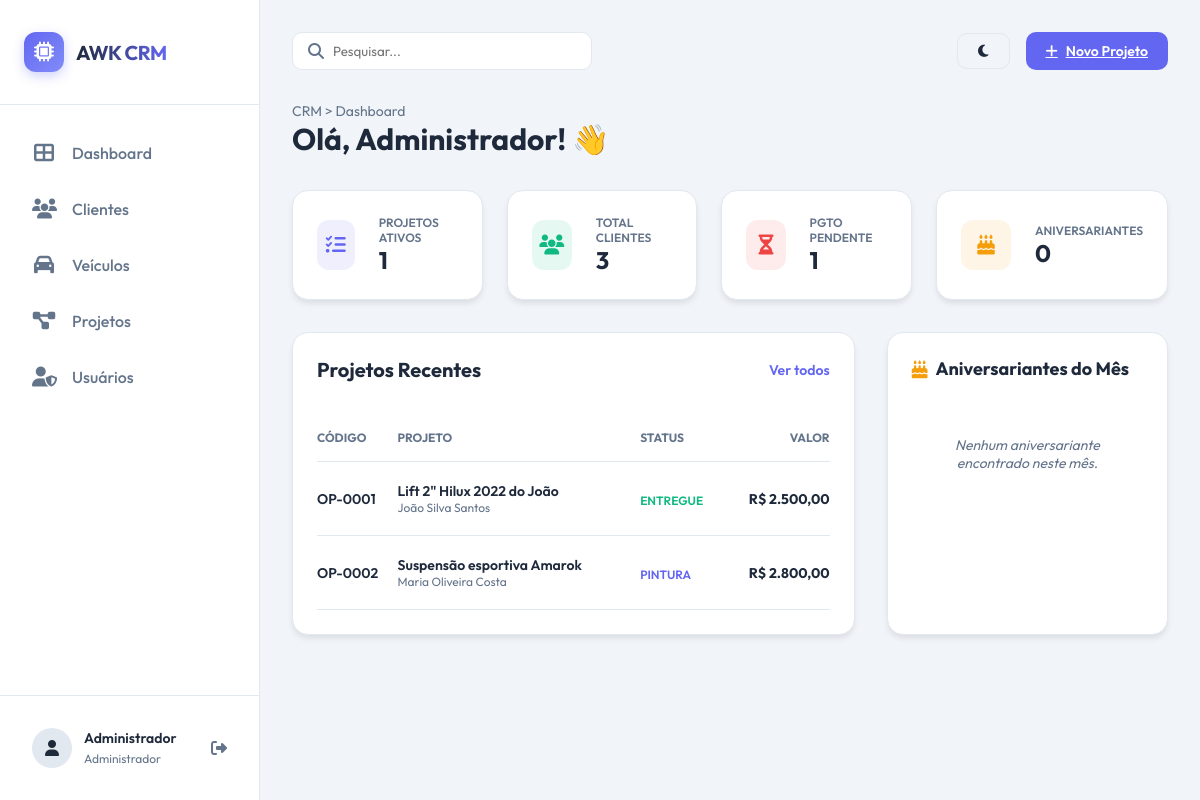
/dashboard (signed in), run on the app's committed database.
### tables this page shows
CREATE TABLE `projetos` (
  `id` INT UNSIGNED NOT NULL AUTO_INCREMENT,
  `codigo_pedido` VARCHAR(20) NOT NULL UNIQUE,
  `cliente_id` INT UNSIGNED NOT NULL,
  `veiculo_id` INT UNSIGNED NOT NULL,
  `nome_projeto` VARCHAR(200) NOT NULL,
  `status_logistica` ENUM('fabricacao', 'pintura', 'transportadora', 'entregue') NOT NULL DEFAULT 'fabricacao',
  `status_pagamento` ENUM('pago', 'pendente', 'garantia') NOT NULL DEFAULT 'pendente',
  `status_frete` ENUM('pago', 'pendente', 'nao_optante', 'garantia') NOT NULL DEFAULT 'pendente',
  `valor_venda` DECIMAL(10,2) DEFAULT NULL,
  `desconto_aniversario_perc` DECIMAL(5,2) DEFAULT NULL,
  `valor_final` DECIMAL(10,2) DEFAULT NULL,
  `valor_entrada` DECIMAL(10,2) DEFAULT NULL,
  `saldo_restante` DECIMAL(10,2) DEFAULT NULL,
  `valor_frete` DECIMAL(10,2) DEFAULT NULL,
  `observacoes` TEXT DEFAULT NULL,
  `observacoes_garantia` TEXT DEFAULT NULL,
  `criado_em` TIMESTAMP NOT NULL DEFAULT CURRENT_TIMESTAMP,
  `atualizado_em` TIMESTAMP NOT NULL DEFAULT CURRENT_TIMESTAMP ON UPDATE CURRENT_TIMESTAMP,
  `concluido_em` DATETIME DEFAULT NULL,
  PRIMARY KEY (`id`),
  FOREIGN KEY (`cliente_id`) REFERENCES `clientes`(`id`) ON DELETE CASCADE,
  FOREIGN KEY (`veiculo_id`) REFERENCES `veiculos`(`id`) ON DELETE CASCADE,
  INDEX `idx_codigo_pedido` (`codigo_pedido`),
  INDEX `idx_cliente_id` (`cliente_id`),
  INDEX `idx_status_logistica` (`status_logistica`),
  INDEX `idx_status_pagamento` (`status_pagamento`),
  INDEX `idx_criado_em` (`criado_em`)
);

CREATE TABLE `clientes` (
  `id` INT UNSIGNED NOT NULL AUTO_INCREMENT,
  `codigo_cliente` VARCHAR(20) NOT NULL UNIQUE,
  `nome` VARCHAR(150) NOT NULL,
  `aniversario_dia` TINYINT UNSIGNED NOT NULL,
  `aniversario_mes` TINYINT UNSIGNED NOT NULL,
  `cpf_cnpj` VARCHAR(20) NOT NULL UNIQUE,
  `cep` VARCHAR(10) NOT NULL,
  `endereco` VARCHAR(200) NOT NULL,
  `numero` VARCHAR(20) NOT NULL,
  `bairro` VARCHAR(100) NOT NULL,
  `cidade` VARCHAR(100) NOT NULL,
  `estado_uf` CHAR(2) NOT NULL,
  `telefone` VARCHAR(20) NOT NULL,
  `telefone2` VARCHAR(20) DEFAULT NULL,
  `email` VARCHAR(150) NOT NULL,
  `observacoes` TEXT DEFAULT NULL,
  `criado_em` TIMESTAMP NOT NULL DEFAULT CURRENT_TIMESTAMP,
  `atualizado_em` TIMESTAMP NOT NULL DEFAULT CURRENT_TIMESTAMP ON UPDATE CURRENT_TIMESTAMP,
  PRIMARY KEY (`id`),
  INDEX `idx_nome` (`nome`),
  INDEX `idx_cidade` (`cidade`),
  INDEX `idx_aniversario` (`aniversario_mes`, `aniversario_dia`)
);

### controllers/DashboardController.php (called while the page is built, shortened)
<?php
class DashboardController {
    private $clienteModel;
    private $veiculoModel;
    private $projetoModel;
    public function __construct() {
        $this->clienteModel = new Cliente();
        $this->veiculoModel = new Veiculo();
        $this->projetoModel = new Projeto();
    }
    public function index() {
        $stats = $this->projetoModel->getDashboardStats();
        $stats['total_clientes'] = $this->clienteModel->countAll();
        $stats['total_veiculos'] = $this->veiculoModel->countAll();
        $stats['aniversariantes_mes'] = $this->clienteModel->countAniversariantes();
        $projetosRecentes = $this->projetoModel->findAll(1, 10);
        $aniversariantes = $this->clienteModel->findAniversariantes();
        $data = [
            'stats' => $stats,
            'projetosRecentes' => $projetosRecentes,
            'aniversariantes' => $aniversariantes
        ];
        loadView('dashboard/index', $data);
    }
}

### config/database.php (called while the page is built, shortened)
<?php
class Database {
    private static $instance = null;
    private $connection;
    private $host = 'localhost';
    private $dbname = 'u784428213_base';
    private $username = 'u784428213_rehz';
    private $password = 'H/b9WzMpG';
    private $charset = 'utf8mb4';
    private function __construct() {
        try {
            $dsn = "mysql:host={$this->host};dbname={$this->dbname};charset={$this->charset}";
            $options = [
                PDO::ATTR_ERRMODE            => PDO::ERRMODE_EXCEPTION,
                PDO::ATTR_DEFAULT_FETCH_MODE => PDO::FETCH_ASSOC,
                PDO::ATTR_EMULATE_PREPARES   => false,
                PDO::MYSQL_ATTR_INIT_COMMAND => "SET NAMES utf8mb4 COLLATE utf8mb4_unicode_ci"
            ];
            $this->connection = new PDO($dsn, $this->username, $this->password, $options);
        } catch (PDOException $e) {
            die("Erro de conexão com o banco de dados: " . $e->getMessage());
        }
    }
    public static function getInstance() {
        if (self::$instance === null) {
            self::$instance = new Database();
        }
        return self::$instance;
    }
    public function query($sql, $params = []) {
        try {
            $stmt = $this->connection->prepare($sql);
            $stmt->execute($params);
            return $stmt;
        } catch (PDOException $e) {
            die("Erro na query: " . $e->getMessage() . "<br>SQL: " . $sql);
        }
    }
    public function fetchValue($sql, $params = []) {
        $stmt = $this->query($sql, $params);
        return $stmt->fetchColumn();
    }
    public function fetchAll($sql, $params = []) {
        $stmt = $this->query($sql, $params);
        return $stmt->fetchAll();
    }
}

### models/Projeto.php (called while the page is built, shortened)
<?php
class Projeto {
    private $db;
    public function __construct() {
        $this->db = Database::getInstance();
    }
    public function findAll($page = 1, $limit = 20, $filters = []) {
        $offset = ($page - 1) * $limit;
        $params = [];
        $sql = "SELECT p.*, c.codigo_cliente, c.nome as cliente_nome,
                       v.marca, v.modelo, v.ano
                FROM projetos p
                JOIN clientes c ON p.cliente_id = c.id
                JOIN veiculos v ON p.veiculo_id = v.id
                WHERE 1=1";
        $sql .= " ORDER BY p.criado_em DESC LIMIT ? OFFSET ?";
        $params[] = $limit;
        $params[] = $offset;
        return $this->db->fetchAll($sql, $params);
    }
    public function getDashboardStats() {
        $stats = [];
        $stats['total_projetos'] = $this->db->fetchValue("SELECT COUNT(*) FROM projetos");
        $sql = "SELECT status_logistica, COUNT(*) as total
                FROM projetos
                GROUP BY status_logistica";
        $statusLogistica = $this->db->fetchAll($sql);
        $stats['status_logistica'] = array_column($statusLogistica, 'total', 'status_logistica');
        $stats['pagamento_pendente'] = $this->db->fetchValue(
            "SELECT COUNT(*) FROM projetos WHERE status_pagamento = 'pendente'"
        );
        $stats['entregues_mes'] = $this->db->fetchValue(
            "SELECT COUNT(*) FROM projetos
             WHERE status_logistica = 'entregue'
             AND MONTH(concluido_em) = MONTH(CURDATE())
             AND YEAR(concluido_em) = YEAR(CURDATE())"
        );
        return $stats;
    }
}

### models/Cliente.php (called while the page is built, shortened)
<?php
class Cliente {
    private $db;
    public function __construct() {
        $this->db = Database::getInstance();
    }
    public function countAll($search = '') {
        $params = [];
        $sql = "SELECT COUNT(*) as total FROM clientes WHERE 1=1";
        return $this->db->fetchValue($sql, $params);
    }
    public function findAniversariantes($mes = null) {
        $mes = $mes ?? date('n');
        $sql = "SELECT * FROM clientes WHERE aniversario_mes = ? ORDER BY aniversario_dia";
        return $this->db->fetchAll($sql, [$mes]);
    }
    public function countAniversariantes($mes = null) {
        $mes = $mes ?? date('n');
        $sql = "SELECT COUNT(*) FROM clientes WHERE aniversario_mes = ?";
        return $this->db->fetchValue($sql, [$mes]);
    }
}

### models/Veiculo.php (called while the page is built, shortened)
<?php
class Veiculo {
    private $db;
    public function __construct() {
        $this->db = Database::getInstance();
    }
    public function countAll($search = '') {
        $params = [];
        $sql = "SELECT COUNT(*) as total FROM veiculos WHERE 1=1";
        return $this->db->fetchValue($sql, $params);
    }
}

### views/dashboard/index.php (the view, shortened to what this page needs)
<?php include ROOT_PATH . '/views/layout/header.php'; ?>
<div class="page-title">
    <div class="breadcrumb">CRM > Dashboard</div>
    <h1>Olá, <?php echo explode(' ', $_SESSION['usuario_nome'])[0]; ?>! 👋</h1>
</div>
<div style="display: grid; grid-template-columns: repeat(4, 1fr); gap: 1.5rem; margin-top: 2rem;">
    <div class="card" style="display: flex; align-items: center; gap: 1.5rem;">
        <div style="width: 50px; height: 50px; border-radius: 12px; background-color: rgba(99, 102, 241, 0.1); color: var(--primary); display: flex; align-items: center; justify-content: center; font-size: 1.25rem;">
            <i class="fas fa-tasks"></i>
        </div>
        <div>
            <div style="font-size: 0.75rem; color: var(--text-muted); font-weight: 600; text-transform: uppercase;">PROJETOS ATIVOS</div>
            <div style="font-size: 1.5rem; font-weight: 700;"><?php echo ($stats['status_logistica']['fabricacao'] ?? 0) + ($stats['status_logistica']['pintura'] ?? 0); ?></div>
        </div>
    </div>
    <div class="card" style="display: flex; align-items: center; gap: 1.5rem;">
        <div style="width: 50px; height: 50px; border-radius: 12px; background-color: rgba(16, 185, 129, 0.1); color: var(--success); display: flex; align-items: center; justify-content: center; font-size: 1.25rem;">
            <i class="fas fa-users"></i>
        </div>
        <div>
            <div style="font-size: 0.75rem; color: var(--text-muted); font-weight: 600; text-transform: uppercase;">TOTAL CLIENTES</div>
            <div style="font-size: 1.5rem; font-weight: 700;"><?php echo $stats['total_clientes']; ?></div>
        </div>
    </div>
    <div class="card" style="display: flex; align-items: center; gap: 1.5rem;">
        <div style="width: 50px; height: 50px; border-radius: 12px; background-color: rgba(239, 68, 68, 0.1); color: var(--danger); display: flex; align-items: center; justify-content: center; font-size: 1.25rem;">
            <i class="fas fa-hourglass-half"></i>
        </div>
        <div>
            <div style="font-size: 0.75rem; color: var(--text-muted); font-weight: 600; text-transform: uppercase;">PGTO PENDENTE</div>
            <div style="font-size: 1.5rem; font-weight: 700;"><?php echo $stats['pagamento_pendente']; ?></div>
        </div>
    </div>
    <div class="card" style="display: flex; align-items: center; gap: 1.5rem;">
        <div style="width: 50px; height: 50px; border-radius: 12px; background-color: rgba(245, 158, 11, 0.1); color: var(--warning); display: flex; align-items: center; justify-content: center; font-size: 1.25rem;">
            <i class="fas fa-cake-candles"></i>
        </div>
        <div>
            <div style="font-size: 0.75rem; color: var(--text-muted); font-weight: 600; text-transform: uppercase;">ANIVERSARIANTES</div>
            <div style="font-size: 1.5rem; font-weight: 700;"><?php echo count($aniversariantes); ?></div>
        </div>
    </div>
</div>
<div style="display: grid; grid-template-columns: 2fr 1fr; gap: 2rem; margin-top: 2rem;">
    <div class="card">
        <div style="display: flex; justify-content: space-between; align-items: center; margin-bottom: 2rem;">
            <h2 style="font-size: 1.25rem; font-weight: 700;">Projetos Recentes</h2>
            <a href="<?php echo BASE_URL; ?>/projetos" style="font-size: 0.875rem; color: var(--primary); font-weight: 600; text-decoration: none;">Ver todos</a>
        </div>
        <table style="width: 100%; border-collapse: collapse;">
            <thead>
                <tr style="text-align: left; color: var(--text-muted); font-size: 0.75rem; border-bottom: 1px solid var(--border);">
                    <th style="padding: 1rem 0;">CÓDIGO</th>
                    <th style="padding: 1rem 0;">PROJETO</th>
                    <th style="padding: 1rem 0;">STATUS</th>
                    <th style="padding: 1rem 0; text-align: right;">VALOR</th>
                </tr>
            </thead>
            <tbody>
                <?php foreach ($projetosRecentes as $p): ?>
                <tr style="border-bottom: 1px solid var(--border);">
                    <td style="padding: 1.25rem 0; font-weight: 600; font-size: 0.875rem;"><?php echo $p['codigo_pedido']; ?></td>
                    <td style="padding: 1.25rem 0;">
                        <div style="font-weight: 600; font-size: 0.875rem;"><?php echo $p['nome_projeto']; ?></div>
                        <div style="font-size: 0.75rem; color: var(--text-muted);"><?php echo $p['cliente_nome']; ?></div>
                    </td>
                    <td style="padding: 1.25rem 0;">
                        <span style="font-size: 0.75rem; font-weight: 600; text-transform: uppercase; color: <?php echo $p['status_logistica'] == 'entregue' ? 'var(--success)' : 'var(--primary)'; ?>;">
                            <?php echo $p['status_logistica']; ?>
                        </span>
                    </td>
                    <td style="padding: 1.25rem 0; text-align: right; font-weight: 700; font-size: 0.875rem;">
                        R$ <?php echo number_format($p['valor_final'], 2, ',', '.'); ?>
                    </td>
                </tr>
                <?php endforeach; ?>
            </tbody>
        </table>
    </div>
    <div class="card">
        <h2 style="font-size: 1.125rem; font-weight: 700; margin-bottom: 1.5rem; display: flex; align-items: center; gap: 0.5rem;">
            <i class="fas fa-birthday-cake" style="color: var(--accent);"></i>
            Aniversariantes do Mês
        </h2>
        <div style="display: flex; flex-direction: column; gap: 1rem;">
            <?php if (empty($aniversariantes)): ?>
                <div style="color: var(--text-muted); font-size: 0.875rem; font-style: italic; text-align: center; padding: 2rem;">
                    Nenhum aniversariante encontrado neste mês.
                </div>
            <?php endif; ?>
        </div>
    </div>
</div>
<?php include ROOT_PATH . '/views/layout/footer.php'; ?>

### views/layout/header.php (style rules this page uses)
:root { --primary: #6366f1; --primary-hover: #4f46e5; --secondary: #64748b; --accent: #f59e0b; --success: #10b981; --danger: #ef4444; --warning: #f59e0b; --info: #3b82f6; --bg-main: #0f172a; --bg-sidebar: #1e293b; --bg-card: #1e293b; --text-main: #f8fafc; --text-muted: #94a3b8; --border: #334155; --input-bg: #0f172a; --sidebar-width: 260px; --transition: all 0.3s cubic-bezier(0.4, 0, 0.2, 1); }
[data-theme="claro"] { --bg-main: #f1f5f9; --bg-sidebar: #ffffff; --bg-card: #ffffff; --text-main: #1e293b; --text-muted: #64748b; --border: #e2e8f0; --input-bg: #f8fafc; }
* { margin: 0; padding: 0; box-sizing: border-box; font-family: 'Outfit', sans-serif; }
body { background-color: var(--bg-main); color: var(--text-main); min-height: 100vh; display: flex; transition: var(--transition); }
.page-title h1 { font-size: 1.875rem; font-weight: 700; margin-bottom: 0.25rem; }
.breadcrumb { font-size: 0.875rem; color: var(--text-muted); }
.card { background-color: var(--bg-card); border: 1px solid var(--border); border-radius: 16px; padding: 1.5rem; box-shadow: 0 4px 6px -1px rgba(0, 0, 0, 0.1); }

### data on the page
projetos: codigo_pedido "OP-0001", nome_projeto "Lift 2\" Hilux 2022 do João", cliente.nome "João Silva Santos", status_logistica "ENTREGUE", valor_final "2.500,00"
projetos: codigo_pedido "OP-0002", nome_projeto "Suspensão esportiva Amarok", cliente.nome "Maria Oliveira Costa", status_logistica "PINTURA", valor_final "2.800,00"

### other printed values
$_SESSION['usuario_nome'] "Administrador"
$_SESSION['usuario_perfil'] "Administrador"
explode(' ', $_SESSION['usuario_nome'])[0] "Administrador"
$stats['total_clientes'] "3"
$stats['pagamento_pendente'] "1"
count($aniversariantes) "0"
